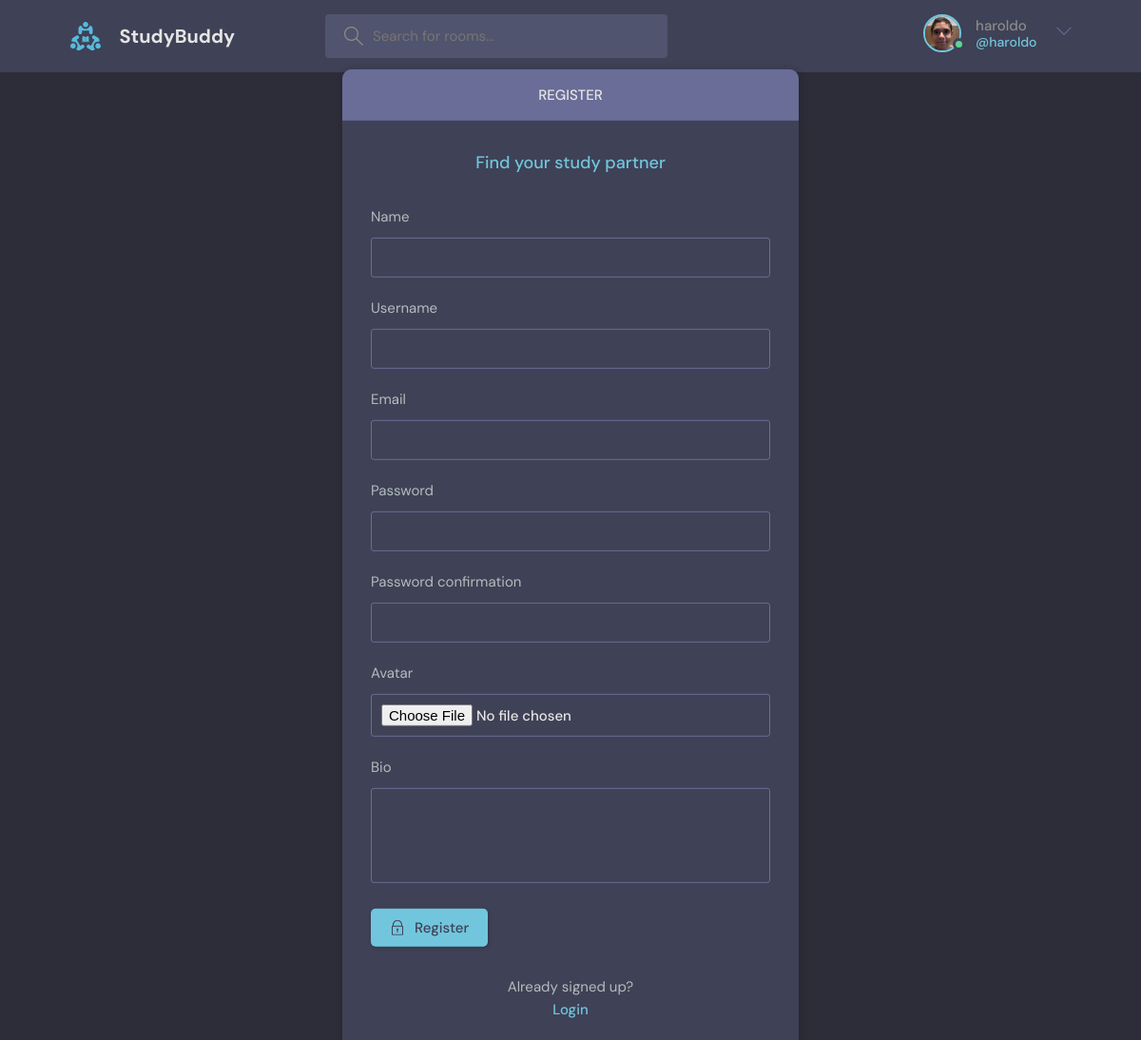
Page /register/ (signed in) on the committed database.
### base/models.py (models this page shows)
class User(AbstractUser):
    name = models.CharField(max_length=50, null=True)
    username = models.CharField(
        max_length=50,
        unique=True,
        null=True,
        validators=[ASCIIUsernameValidator()],
    )
    email = models.EmailField(unique=True, null=True)
    bio = models.TextField(null=True, blank=True)
    avatar = models.ImageField(null=True, blank=True, default='avatar.svg')
    USERNAME_FIELD = 'email'
    REQUIRED_FIELDS = []

### base/views.py (the view)
# urls.py: path('register/', views.register_page, name='register'),
def register_page(request):
    if request.method == 'POST':
        form = MyUserCreationForm(request.POST, request.FILES)
        if form.is_valid():
            user = form.save(commit=False)
            user.username = user.username.lower()
            user.email = user.email.lower()
            user.save()
            login(request, user)
            return redirect('home')
        else:
            messages.error(request, 'An error ocurred during registration')
    else:
        form = MyUserCreationForm()
    context = {'page': 'register', 'form': form}
    return render(request, 'base/login_reg.html', context)

### base/forms.py
class MyUserCreationForm(UserCreationForm):
    class Meta:
        model = User
        fields = [
            'name',
            'username',
            'email',
            'password1',
            'password2',
            'avatar',
            'bio',
        ]

### base/templates/base/login_reg.html (shortened to what this page needs)
{% extends "main.html" %}
{% block content %}
<main class="auth layout">
  {% if page == "login" %}
  <div class="container">
    <div class="layout__box">
      <div class="layout__boxHeader">
        <div class="layout__boxTitle">
          <h3>Login</h3>
        </div>
      </div>
      <div class="layout__body">
        <h2 class="auth__tagline">Find your study partner</h2>
        <form class="form" action="" method="post">
          {% csrf_token %}
          <div class="form__group form__group">
            <label for="email">Email</label>
            <input id="email" name="email" type="text"
              placeholder="e.g. dennis_ivy" />
          </div>
          <div class="form__group">
            <label for="password">Password</label>
            <input id="password" name="password" type="password"
              placeholder="&bull;&bull;&bull;&bull;&bull;&bull;&bull;&bull;" />
          </div>
          <button class="btn btn--main" type="submit">
            <svg version="1.1" xmlns="http://www.w3.org/2000/svg" width="32"
              height="32" viewbox="0 0 32 32">
              <title>lock</title>
              <path
                d="M27 12h-1v-2c0-5.514-4.486-10-10-10s-10 4.486-10 10v2h-1c-0.553 0-1 0.447-1 1v18c0 0.553 0.447 1 1 1h22c0.553 0 1-0.447 1-1v-18c0-0.553-0.447-1-1-1zM8 10c0-4.411 3.589-8 8-8s8 3.589 8 8v2h-16v-2zM26 30h-20v-16h20v16z">
              </path>
              <path
                d="M15 21.694v4.306h2v-4.306c0.587-0.348 1-0.961 1-1.694 0-1.105-0.895-2-2-2s-2 0.895-2 2c0 0.732 0.413 1.345 1 1.694z">
              </path>
            </svg>
            Login
          </button>
        </form>
        <div class="auth__action">
          <p>Haven't signed up yet?</p>
          <a href="{% url 'register' %}" class="btn btn--link">Sign Up</a>
        </div>
      </div>
    </div>
  </div>
  {% else %}
  <div class="container">
    <div class="layout__box">
      <div class="layout__boxHeader">
        <div class="layout__boxTitle">
          <h3>Register</h3>
        </div>
      </div>
      <div class="layout__body">
        <h2 class="auth__tagline">Find your study partner</h2>
        <form class="form" action="" method="post">
          {% for field in form %}
          <div class="form__group form__group">
            <label for="room_name">{{field.label}}</label>
            {{field}}
          </div>
          {% endfor %}
          <button class="btn btn--main" type="submit">
            Register
          </button>
        </form>
        <div class="auth__action">
          <p>Already signed up?</p>
          <a href="{% url 'login' %}" class="btn btn--link">Login</a>
        </div>
      </div>
    </div>
  </div>
  {% endif %}
</main>
{% endblock %}

### templates/navbar.html (shortened to what this page needs)
{% load static %}
<header class="header header--loggedIn">
  <div class="container">
    <a href="{% url 'home' %}" class="header__logo">
      <img src="{% static 'images/logo.svg' %}" />
      <h1>StudyBuddy</h1>
    </a>
    <form class="header__search" method="GET" action="{% url 'home' %}">
      <label>
        <input name="q" placeholder="Search for rooms..." />
      </label>
    </form>
    <nav class="header__menu">
      {% if request.user.is_authenticated %}
      <div class="header__user">
        <a href="{% url 'update-user' %}">
          <div class="avatar avatar--medium active">
            <img src="{{request.user.avatar.url}}" />
          </div>
          <p>{{request.user.username}}
            <span>@{{request.user.username}}</span></p>
        </a>
        <button class="dropdown-button">
          <svg version="1.1" xmlns="http://www.w3.org/2000/svg" width="32"
            height="32" viewbox="0 0 32 32">
            <title>chevron-down</title>
            <path d="M16 21l-13-13h-3l16 16 16-16h-3l-13 13z"></path>
          </svg>
        </button>
      </div>
      {% else %}
      {% comment %} Not Logged In {% endcomment %}
      <a href="{% url 'login' %}">
        <img src="{% static 'images/avatar.svg' %}" />
        <p>Login</p>
      </a>
      {% endif %}
    </nav>
  </div>
</header>

### rows in the picture
User: user.avatar (picture), user.username "haroldo"

### other values in the picture
{{ field.label }} "Name" "Username" "Email" "Password" "Password confirmation" "Avatar" "Bio"
